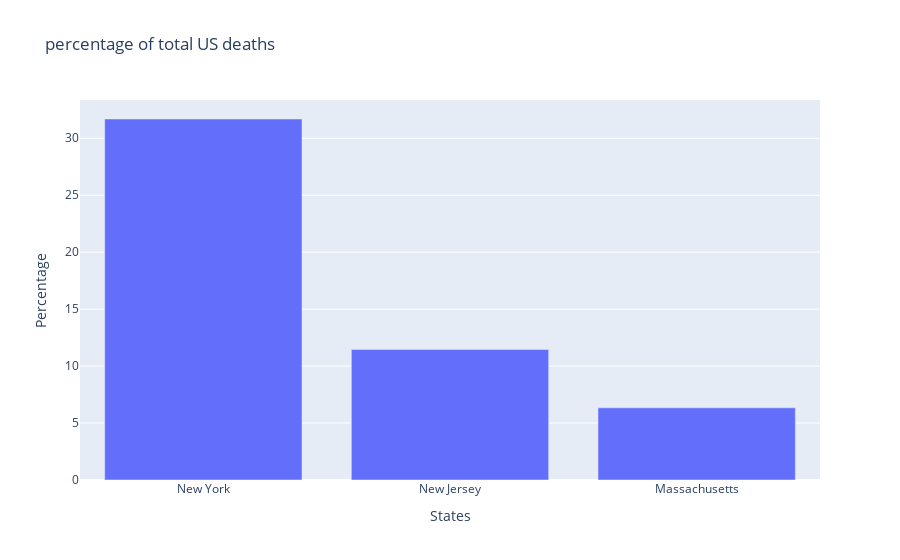

Here is the notebook cell this chart was saved with:
### Code cell
import plotly.express as px

# Create a DataFrame from the top 3 values
df_top_3 = pd.DataFrame({'States': top_3_values.index, 'Value': top_3_values.values})

# Calculate the percentage for each value
df_top_3['Percentage'] = (df_top_3['Value'] / total_sum) * 100

# Create an interactive bar chart using Plotly
fig = px.bar(df_top_3, x='States', y='Percentage', title='percentage of total US deaths')
fig.show()

### Figure 1 — Plotly figure (JSON) as saved in the notebook; plotly's stock layout.template omitted (floating-point values rounded to 4 significant figures)
{"data": [{"alignmentgroup": "True", "hovertemplate": "States=%{x}<br>Percentage=%{y}<extra></extra>", "legendgroup": "", "marker": {"color": "#636efa", "pattern": {"shape": ""}}, "name": "", "offsetgroup": "", "orientation": "v", "showlegend": false, "textposition": "auto", "type": "bar", "x": ["New York", "New Jersey", "Massachusetts"], "xaxis": "x", "y": [31.69, 11.46, 6.338], "yaxis": "y"}], "layout": {"barmode": "relative", "legend": {"tracegroupgap": 0}, "title": {"text": "percentage of total US deaths"}, "xaxis": {"anchor": "y", "domain": [0, 1], "title": {"text": "States"}}, "yaxis": {"anchor": "x", "domain": [0, 1], "title": {"text": "Percentage"}}}}
